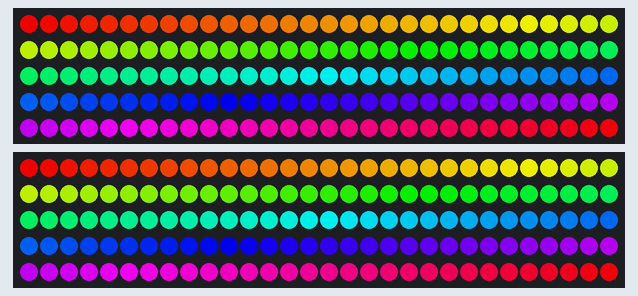
Simulated run of this sketch. Board: Arduino Uno, built with avr-gcc and run on an emulated ATmega328P. Shown: 2 × 150 RGB LEDs in strip order, left to right, continuing on the next row.

Above: at 0.2 s.
At 5.11 s:
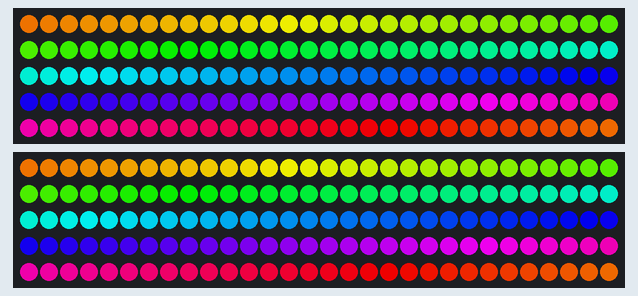
At 10.03 s:
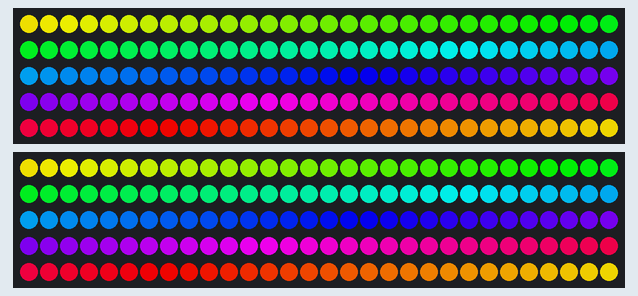
At 19.87 s:
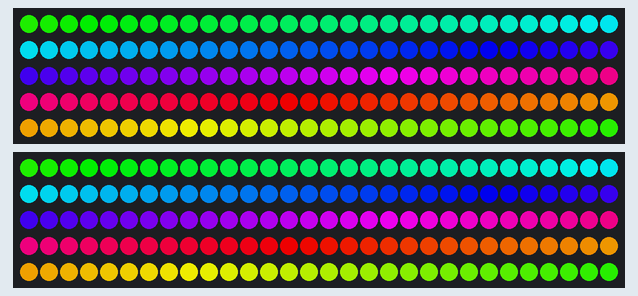
At 29.71 s:
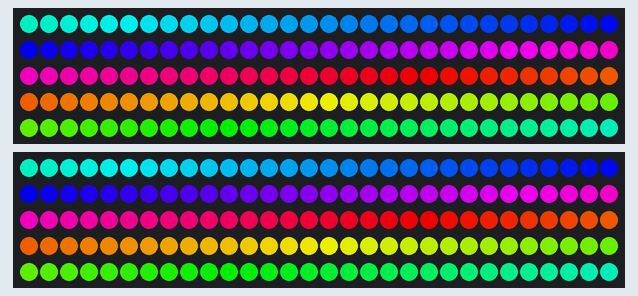
At 39.55 s:
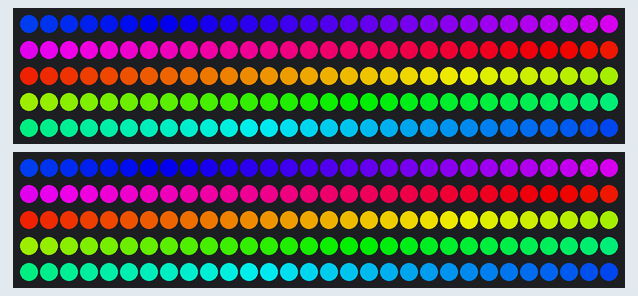

The sketch:

2024_moving_rainbow.ino
```cpp
// For Mr.Kwon
#include <Adafruit_NeoPixel.h>

const int STRIP_LENGTH = 150;
const int LED_STRIP_PIN_1 = 6;
const int LED_STRIP_PIN_2 = 7;
const int GROUP_SIZE = 10;
const int FIXED_BRIGHTNESS = 200; // 0-255

Adafruit_NeoPixel strip1 = Adafruit_NeoPixel(STRIP_LENGTH, LED_STRIP_PIN_1, NEO_GRB + NEO_KHZ800);
Adafruit_NeoPixel strip2 = Adafruit_NeoPixel(STRIP_LENGTH, LED_STRIP_PIN_2, NEO_GRB + NEO_KHZ800);

void setup() {
  strip1.begin();
  strip2.begin();
  strip1.show();
  strip2.show();
}

void loop() {
  moveRainbow(FIXED_BRIGHTNESS);
  delay(5);
}

void moveRainbow(uint8_t brightness) {
  static uint16_t hue = 0;
  static int direction = 1;
  static int offset = 0;

  for (int i = 0; i < strip1.numPixels(); i++) {
    uint8_t sat = 255; // Full saturation
    uint8_t val = brightness;

    //hue based on the current position, offset, and direction
    int hueIndex = hue + i * 65536 / strip1.numPixels() + offset * direction;
    hueIndex %= 65536; //hue stays within bounds

    //color based on HSV (Hue, Saturation, Value) for the first LED strip
    strip1.setPixelColor(i, strip1.ColorHSV(hueIndex, sat, val));
    strip2.setPixelColor(i, strip2.ColorHSV(hueIndex, sat, val));
  }

  strip1.show();
  strip2.show();

  // Move the offset to create the left-right, right-left motion effect
  offset += direction;

  // Changing direction when reaching the edges of the LED strip
  if (offset >= strip1.numPixels() - GROUP_SIZE || offset <= 0) {
    direction *= -1;
  }

  // Increment hue for the next iteration
  hue += 40;
}
```
